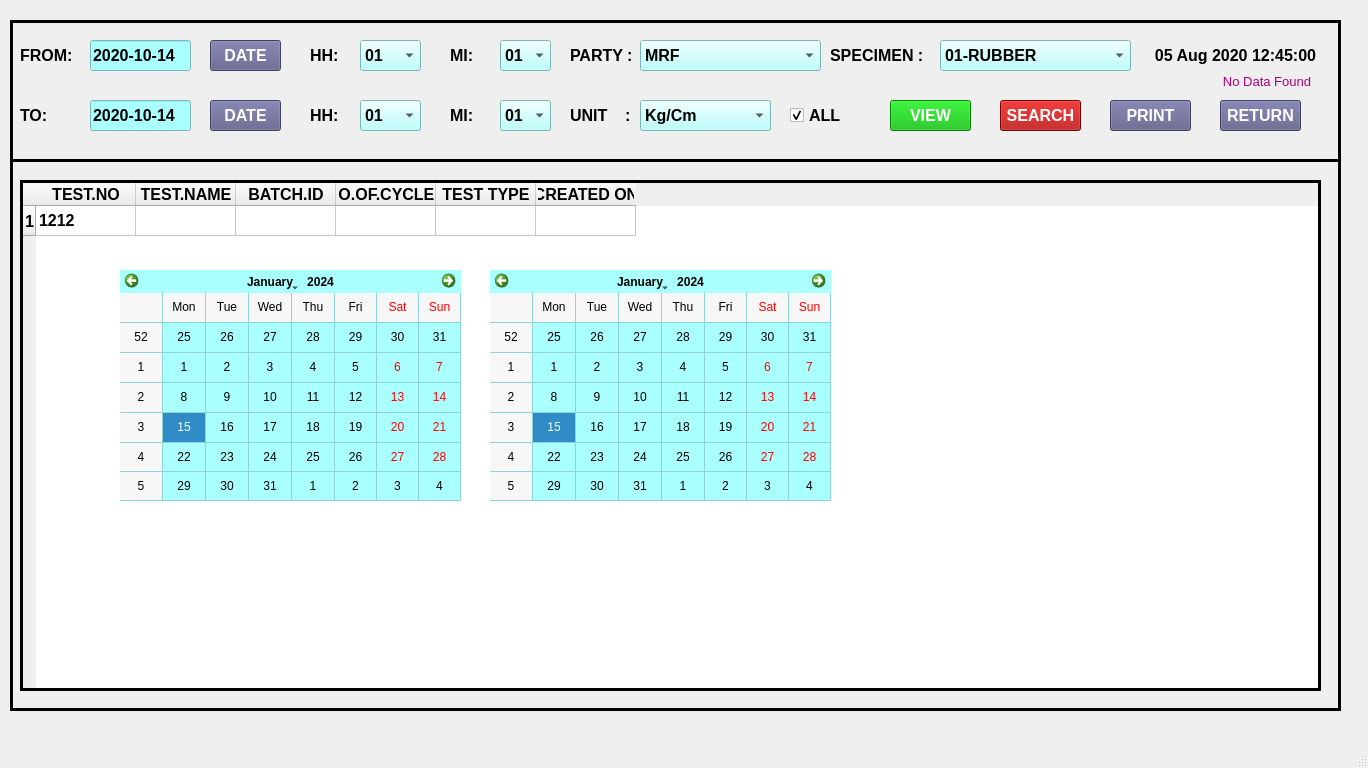
<?xml version="1.0" encoding="UTF-8"?>
<ui version="4.0">
 <class>MainWindow</class>
 <widget class="QMainWindow" name="MainWindow">
  <property name="geometry">
   <rect>
    <x>0</x>
    <y>0</y>
    <width>1368</width>
    <height>768</height>
   </rect>
  </property>
  <property name="baseSize">
   <size>
    <width>0</width>
    <height>0</height>
   </size>
  </property>
  <property name="windowTitle">
   <string>MainWindow</string>
  </property>
  <property name="styleSheet">
   <string notr="true"/>
  </property>
  <widget class="QWidget" name="centralwidget">
   <widget class="QFrame" name="frame">
    <property name="geometry">
     <rect>
      <x>10</x>
      <y>20</y>
      <width>1331</width>
      <height>691</height>
     </rect>
    </property>
    <property name="font">
     <font>
      <family>MS Sans Serif</family>
     </font>
    </property>
    <property name="styleSheet">
     <string notr="true">color: rgb(0, 0, 0);
</string>
    </property>
    <property name="frameShape">
     <enum>QFrame::Box</enum>
    </property>
    <property name="frameShadow">
     <enum>QFrame::Plain</enum>
    </property>
    <property name="lineWidth">
     <number>3</number>
    </property>
    <widget class="QLabel" name="label_20">
     <property name="geometry">
      <rect>
       <x>1140</x>
       <y>20</y>
       <width>171</width>
       <height>31</height>
      </rect>
     </property>
     <property name="font">
      <font>
       <family>Arial</family>
       <pointsize>12</pointsize>
       <weight>75</weight>
       <bold>true</bold>
      </font>
     </property>
     <property name="styleSheet">
      <string notr="true">color: rgb(0, 0, 0);</string>
     </property>
     <property name="text">
      <string>05 Aug 2020 12:45:00</string>
     </property>
     <property name="alignment">
      <set>Qt::AlignCenter</set>
     </property>
    </widget>
    <widget class="QPushButton" name="pushButton_3">
     <property name="geometry">
      <rect>
       <x>990</x>
       <y>80</y>
       <width>81</width>
       <height>31</height>
      </rect>
     </property>
     <property name="font">
      <font>
       <family>Arial</family>
       <pointsize>12</pointsize>
       <weight>75</weight>
       <bold>true</bold>
      </font>
     </property>
     <property name="styleSheet">
      <string notr="true">color: rgb(255, 255, 255);
background-color: rgb(170, 0, 0);</string>
     </property>
     <property name="text">
      <string>SEARCH</string>
     </property>
    </widget>
    <widget class="QPushButton" name="pushButton_4">
     <property name="geometry">
      <rect>
       <x>880</x>
       <y>80</y>
       <width>81</width>
       <height>31</height>
      </rect>
     </property>
     <property name="font">
      <font>
       <family>Arial</family>
       <pointsize>12</pointsize>
       <weight>75</weight>
       <bold>true</bold>
      </font>
     </property>
     <property name="styleSheet">
      <string notr="true">color: rgb(255, 255, 255);
background-color: rgb(0, 180, 0);</string>
     </property>
     <property name="text">
      <string>VIEW</string>
     </property>
    </widget>
    <widget class="QLineEdit" name="lineEdit">
     <property name="geometry">
      <rect>
       <x>80</x>
       <y>20</y>
       <width>101</width>
       <height>31</height>
      </rect>
     </property>
     <property name="font">
      <font>
       <family>Arial</family>
       <pointsize>12</pointsize>
       <weight>75</weight>
       <bold>true</bold>
      </font>
     </property>
     <property name="styleSheet">
      <string notr="true">background-color: rgb(170, 255, 255);
color: rgb(0, 0, 0);</string>
     </property>
     <property name="text">
      <string>2020-10-14</string>
     </property>
    </widget>
    <widget class="QLabel" name="label_3">
     <property name="geometry">
      <rect>
       <x>10</x>
       <y>20</y>
       <width>61</width>
       <height>31</height>
      </rect>
     </property>
     <property name="font">
      <font>
       <family>Arial</family>
       <pointsize>12</pointsize>
       <weight>75</weight>
       <bold>true</bold>
      </font>
     </property>
     <property name="styleSheet">
      <string notr="true">color: rgb(0, 0, 0);</string>
     </property>
     <property name="text">
      <string>FROM:</string>
     </property>
     <property name="alignment">
      <set>Qt::AlignLeading|Qt::AlignLeft|Qt::AlignVCenter</set>
     </property>
    </widget>
    <widget class="QPushButton" name="pushButton_8">
     <property name="geometry">
      <rect>
       <x>200</x>
       <y>20</y>
       <width>71</width>
       <height>31</height>
      </rect>
     </property>
     <property name="font">
      <font>
       <family>Arial</family>
       <pointsize>12</pointsize>
       <weight>75</weight>
       <bold>true</bold>
      </font>
     </property>
     <property name="styleSheet">
      <string notr="true">background-color: rgb(90, 90, 134);
color: rgb(255, 255, 255);</string>
     </property>
     <property name="text">
      <string>DATE</string>
     </property>
    </widget>
    <widget class="QLabel" name="label_4">
     <property name="geometry">
      <rect>
       <x>10</x>
       <y>80</y>
       <width>41</width>
       <height>31</height>
      </rect>
     </property>
     <property name="font">
      <font>
       <family>Arial</family>
       <pointsize>12</pointsize>
       <weight>75</weight>
       <bold>true</bold>
      </font>
     </property>
     <property name="styleSheet">
      <string notr="true">color: rgb(0, 0, 0);</string>
     </property>
     <property name="text">
      <string>TO:</string>
     </property>
     <property name="alignment">
      <set>Qt::AlignLeading|Qt::AlignLeft|Qt::AlignVCenter</set>
     </property>
    </widget>
    <widget class="QLineEdit" name="lineEdit_2">
     <property name="geometry">
      <rect>
       <x>80</x>
       <y>80</y>
       <width>101</width>
       <height>31</height>
      </rect>
     </property>
     <property name="font">
      <font>
       <family>Arial</family>
       <pointsize>12</pointsize>
       <weight>75</weight>
       <bold>true</bold>
      </font>
     </property>
     <property name="styleSheet">
      <string notr="true">background-color: rgb(170, 255, 255);
color: rgb(0, 0, 0);</string>
     </property>
     <property name="text">
      <string>2020-10-14</string>
     </property>
    </widget>
    <widget class="QPushButton" name="pushButton_12">
     <property name="geometry">
      <rect>
       <x>200</x>
       <y>80</y>
       <width>71</width>
       <height>31</height>
      </rect>
     </property>
     <property name="font">
      <font>
       <family>Arial</family>
       <pointsize>12</pointsize>
       <weight>75</weight>
       <bold>true</bold>
      </font>
     </property>
     <property name="styleSheet">
      <string notr="true">background-color: rgb(90, 90, 134);
color: rgb(255, 255, 255);</string>
     </property>
     <property name="text">
      <string>DATE</string>
     </property>
    </widget>
    <widget class="QLabel" name="label_5">
     <property name="geometry">
      <rect>
       <x>300</x>
       <y>20</y>
       <width>41</width>
       <height>31</height>
      </rect>
     </property>
     <property name="font">
      <font>
       <family>Arial</family>
       <pointsize>12</pointsize>
       <weight>75</weight>
       <bold>true</bold>
      </font>
     </property>
     <property name="styleSheet">
      <string notr="true">color: rgb(0, 0, 0);</string>
     </property>
     <property name="text">
      <string>HH:</string>
     </property>
     <property name="alignment">
      <set>Qt::AlignLeading|Qt::AlignLeft|Qt::AlignVCenter</set>
     </property>
    </widget>
    <widget class="QComboBox" name="comboBox">
     <property name="geometry">
      <rect>
       <x>350</x>
       <y>20</y>
       <width>61</width>
       <height>31</height>
      </rect>
     </property>
     <property name="font">
      <font>
       <family>Arial</family>
       <pointsize>12</pointsize>
       <weight>75</weight>
       <bold>true</bold>
      </font>
     </property>
     <property name="styleSheet">
      <string notr="true">background-color: rgb(170, 255, 255);
color: rgb(0, 0, 0);</string>
     </property>
     <item>
      <property name="text">
       <string>01</string>
      </property>
     </item>
     <item>
      <property name="text">
       <string>02</string>
      </property>
     </item>
     <item>
      <property name="text">
       <string>03</string>
      </property>
     </item>
     <item>
      <property name="text">
       <string>04</string>
      </property>
     </item>
     <item>
      <property name="text">
       <string>05</string>
      </property>
     </item>
     <item>
      <property name="text">
       <string>06</string>
      </property>
     </item>
    </widget>
    <widget class="QLabel" name="label_6">
     <property name="geometry">
      <rect>
       <x>440</x>
       <y>20</y>
       <width>31</width>
       <height>31</height>
      </rect>
     </property>
     <property name="font">
      <font>
       <family>Arial</family>
       <pointsize>12</pointsize>
       <weight>75</weight>
       <bold>true</bold>
      </font>
     </property>
     <property name="styleSheet">
      <string notr="true">color: rgb(0, 0, 0);</string>
     </property>
     <property name="text">
      <string>MI:</string>
     </property>
     <property name="alignment">
      <set>Qt::AlignLeading|Qt::AlignLeft|Qt::AlignVCenter</set>
     </property>
    </widget>
    <widget class="QComboBox" name="comboBox_2">
     <property name="geometry">
      <rect>
       <x>490</x>
       <y>20</y>
       <width>51</width>
       <height>31</height>
      </rect>
     </property>
     <property name="font">
      <font>
       <family>Arial</family>
       <pointsize>12</pointsize>
       <weight>75</weight>
       <bold>true</bold>
      </font>
     </property>
     <property name="styleSheet">
      <string notr="true">background-color: rgb(170, 255, 255);
color: rgb(0, 0, 0);</string>
     </property>
     <item>
      <property name="text">
       <string>01</string>
      </property>
     </item>
     <item>
      <property name="text">
       <string>02</string>
      </property>
     </item>
     <item>
      <property name="text">
       <string>03</string>
      </property>
     </item>
     <item>
      <property name="text">
       <string>04</string>
      </property>
     </item>
     <item>
      <property name="text">
       <string>05</string>
      </property>
     </item>
     <item>
      <property name="text">
       <string>06</string>
      </property>
     </item>
    </widget>
    <widget class="QComboBox" name="comboBox_7">
     <property name="geometry">
      <rect>
       <x>490</x>
       <y>80</y>
       <width>51</width>
       <height>31</height>
      </rect>
     </property>
     <property name="font">
      <font>
       <family>Arial</family>
       <pointsize>12</pointsize>
       <weight>75</weight>
       <bold>true</bold>
      </font>
     </property>
     <property name="styleSheet">
      <string notr="true">background-color: rgb(170, 255, 255);
color: rgb(0, 0, 0);</string>
     </property>
     <item>
      <property name="text">
       <string>01</string>
      </property>
     </item>
     <item>
      <property name="text">
       <string>02</string>
      </property>
     </item>
     <item>
      <property name="text">
       <string>03</string>
      </property>
     </item>
     <item>
      <property name="text">
       <string>04</string>
      </property>
     </item>
     <item>
      <property name="text">
       <string>05</string>
      </property>
     </item>
     <item>
      <property name="text">
       <string>06</string>
      </property>
     </item>
    </widget>
    <widget class="QLabel" name="label_11">
     <property name="geometry">
      <rect>
       <x>300</x>
       <y>80</y>
       <width>41</width>
       <height>31</height>
      </rect>
     </property>
     <property name="font">
      <font>
       <family>Arial</family>
       <pointsize>12</pointsize>
       <weight>75</weight>
       <bold>true</bold>
      </font>
     </property>
     <property name="styleSheet">
      <string notr="true">color: rgb(0, 0, 0);</string>
     </property>
     <property name="text">
      <string>HH:</string>
     </property>
     <property name="alignment">
      <set>Qt::AlignLeading|Qt::AlignLeft|Qt::AlignVCenter</set>
     </property>
    </widget>
    <widget class="QLabel" name="label_12">
     <property name="geometry">
      <rect>
       <x>440</x>
       <y>80</y>
       <width>41</width>
       <height>31</height>
      </rect>
     </property>
     <property name="font">
      <font>
       <family>Arial</family>
       <pointsize>12</pointsize>
       <weight>75</weight>
       <bold>true</bold>
      </font>
     </property>
     <property name="styleSheet">
      <string notr="true">color: rgb(0, 0, 0);</string>
     </property>
     <property name="text">
      <string>MI:</string>
     </property>
     <property name="alignment">
      <set>Qt::AlignLeading|Qt::AlignLeft|Qt::AlignVCenter</set>
     </property>
    </widget>
    <widget class="QComboBox" name="comboBox_8">
     <property name="geometry">
      <rect>
       <x>350</x>
       <y>80</y>
       <width>61</width>
       <height>31</height>
      </rect>
     </property>
     <property name="font">
      <font>
       <family>Arial</family>
       <pointsize>12</pointsize>
       <weight>75</weight>
       <bold>true</bold>
      </font>
     </property>
     <property name="styleSheet">
      <string notr="true">background-color: rgb(170, 255, 255);
color: rgb(0, 0, 0);</string>
     </property>
     <item>
      <property name="text">
       <string>01</string>
      </property>
     </item>
     <item>
      <property name="text">
       <string>02</string>
      </property>
     </item>
     <item>
      <property name="text">
       <string>03</string>
      </property>
     </item>
     <item>
      <property name="text">
       <string>04</string>
      </property>
     </item>
     <item>
      <property name="text">
       <string>05</string>
      </property>
     </item>
     <item>
      <property name="text">
       <string>06</string>
      </property>
     </item>
    </widget>
    <widget class="QPushButton" name="pushButton_13">
     <property name="geometry">
      <rect>
       <x>1100</x>
       <y>80</y>
       <width>81</width>
       <height>31</height>
      </rect>
     </property>
     <property name="font">
      <font>
       <family>Arial</family>
       <pointsize>12</pointsize>
       <weight>75</weight>
       <bold>true</bold>
      </font>
     </property>
     <property name="styleSheet">
      <string notr="true">background-color: rgb(90, 90, 134);
color: rgb(255, 255, 255);</string>
     </property>
     <property name="text">
      <string>PRINT</string>
     </property>
    </widget>
    <widget class="QCalendarWidget" name="calendarWidget">
     <property name="geometry">
      <rect>
       <x>110</x>
       <y>250</y>
       <width>341</width>
       <height>231</height>
      </rect>
     </property>
     <property name="styleSheet">
      <string notr="true">background-color: rgb(170, 255, 255);
color: rgb(0, 0, 0);</string>
     </property>
     <property name="gridVisible">
      <bool>true</bool>
     </property>
    </widget>
    <widget class="QCalendarWidget" name="calendarWidget_2">
     <property name="geometry">
      <rect>
       <x>480</x>
       <y>250</y>
       <width>341</width>
       <height>231</height>
      </rect>
     </property>
     <property name="styleSheet">
      <string notr="true">background-color: rgb(170, 255, 255);
color: rgb(0, 0, 0);</string>
     </property>
     <property name="gridVisible">
      <bool>true</bool>
     </property>
    </widget>
    <widget class="Line" name="line">
     <property name="geometry">
      <rect>
       <x>0</x>
       <y>130</y>
       <width>1331</width>
       <height>20</height>
      </rect>
     </property>
     <property name="frameShadow">
      <enum>QFrame::Plain</enum>
     </property>
     <property name="lineWidth">
      <number>3</number>
     </property>
     <property name="orientation">
      <enum>Qt::Horizontal</enum>
     </property>
    </widget>
    <widget class="QTableWidget" name="tableWidget">
     <property name="geometry">
      <rect>
       <x>10</x>
       <y>160</y>
       <width>1301</width>
       <height>511</height>
      </rect>
     </property>
     <property name="font">
      <font>
       <family>Arial</family>
       <pointsize>16</pointsize>
      </font>
     </property>
     <property name="styleSheet">
      <string notr="true">color: rgb(0, 0, 0);</string>
     </property>
     <property name="frameShape">
      <enum>QFrame::Box</enum>
     </property>
     <property name="frameShadow">
      <enum>QFrame::Plain</enum>
     </property>
     <property name="lineWidth">
      <number>3</number>
     </property>
     <property name="gridStyle">
      <enum>Qt::SolidLine</enum>
     </property>
     <property name="sortingEnabled">
      <bool>true</bool>
     </property>
     <row>
      <property name="text">
       <string>1</string>
      </property>
      <property name="font">
       <font>
        <family>Arial</family>
        <pointsize>12</pointsize>
        <weight>75</weight>
        <bold>true</bold>
       </font>
      </property>
     </row>
     <column>
      <property name="text">
       <string>TEST.NO</string>
      </property>
      <property name="font">
       <font>
        <family>Arial</family>
        <pointsize>12</pointsize>
        <weight>75</weight>
        <bold>true</bold>
       </font>
      </property>
      <property name="background">
       <color>
        <red>255</red>
        <green>255</green>
        <blue>255</blue>
       </color>
      </property>
     </column>
     <column>
      <property name="text">
       <string>TEST.NAME</string>
      </property>
      <property name="font">
       <font>
        <family>Arial</family>
        <pointsize>12</pointsize>
        <weight>75</weight>
        <bold>true</bold>
       </font>
      </property>
     </column>
     <column>
      <property name="text">
       <string>BATCH.ID</string>
      </property>
      <property name="font">
       <font>
        <family>Arial</family>
        <pointsize>12</pointsize>
        <weight>75</weight>
        <bold>true</bold>
       </font>
      </property>
     </column>
     <column>
      <property name="text">
       <string>NO.OF.CYCLES</string>
      </property>
      <property name="font">
       <font>
        <family>Arial</family>
        <pointsize>12</pointsize>
        <weight>75</weight>
        <bold>true</bold>
       </font>
      </property>
     </column>
     <column>
      <property name="text">
       <string>TEST TYPE</string>
      </property>
      <property name="font">
       <font>
        <family>Arial</family>
        <pointsize>12</pointsize>
        <weight>75</weight>
        <bold>true</bold>
       </font>
      </property>
     </column>
     <column>
      <property name="text">
       <string>CREATED ON</string>
      </property>
      <property name="font">
       <font>
        <family>Arial</family>
        <pointsize>12</pointsize>
        <weight>75</weight>
        <bold>true</bold>
       </font>
      </property>
     </column>
     <item row="0" column="0">
      <property name="text">
       <string>1212</string>
      </property>
      <property name="font">
       <font>
        <family>Arial</family>
        <pointsize>12</pointsize>
        <weight>75</weight>
        <bold>true</bold>
       </font>
      </property>
     </item>
     <item row="0" column="1">
      <property name="text">
       <string/>
      </property>
      <property name="font">
       <font>
        <family>Arial</family>
        <pointsize>12</pointsize>
        <weight>75</weight>
        <bold>true</bold>
       </font>
      </property>
     </item>
    </widget>
    <widget class="QLabel" name="label_7">
     <property name="geometry">
      <rect>
       <x>560</x>
       <y>20</y>
       <width>71</width>
       <height>31</height>
      </rect>
     </property>
     <property name="font">
      <font>
       <family>Arial</family>
       <pointsize>12</pointsize>
       <weight>75</weight>
       <bold>true</bold>
      </font>
     </property>
     <property name="styleSheet">
      <string notr="true">color: rgb(0, 0, 0);</string>
     </property>
     <property name="text">
      <string>PARTY :</string>
     </property>
     <property name="alignment">
      <set>Qt::AlignLeading|Qt::AlignLeft|Qt::AlignVCenter</set>
     </property>
    </widget>
    <widget class="QComboBox" name="comboBox_3">
     <property name="geometry">
      <rect>
       <x>630</x>
       <y>20</y>
       <width>181</width>
       <height>31</height>
      </rect>
     </property>
     <property name="font">
      <font>
       <family>Arial</family>
       <pointsize>12</pointsize>
       <weight>75</weight>
       <bold>true</bold>
      </font>
     </property>
     <property name="styleSheet">
      <string notr="true">background-color: rgb(170, 255, 255);
color: rgb(0, 0, 0);</string>
     </property>
     <item>
      <property name="text">
       <string>MRF</string>
      </property>
     </item>
    </widget>
    <widget class="QLabel" name="label_8">
     <property name="geometry">
      <rect>
       <x>820</x>
       <y>20</y>
       <width>101</width>
       <height>31</height>
      </rect>
     </property>
     <property name="font">
      <font>
       <family>Arial</family>
       <pointsize>12</pointsize>
       <weight>75</weight>
       <bold>true</bold>
      </font>
     </property>
     <property name="styleSheet">
      <string notr="true">color: rgb(0, 0, 0);</string>
     </property>
     <property name="text">
      <string>SPECIMEN :</string>
     </property>
     <property name="alignment">
      <set>Qt::AlignLeading|Qt::AlignLeft|Qt::AlignVCenter</set>
     </property>
    </widget>
    <widget class="QComboBox" name="comboBox_4">
     <property name="geometry">
      <rect>
       <x>930</x>
       <y>20</y>
       <width>191</width>
       <height>31</height>
      </rect>
     </property>
     <property name="font">
      <font>
       <family>Arial</family>
       <pointsize>12</pointsize>
       <weight>75</weight>
       <bold>true</bold>
      </font>
     </property>
     <property name="styleSheet">
      <string notr="true">background-color: rgb(170, 255, 255);
color: rgb(0, 0, 0);</string>
     </property>
     <item>
      <property name="text">
       <string>01-RUBBER</string>
      </property>
     </item>
     <item>
      <property name="text">
       <string>COMPRESSION</string>
      </property>
     </item>
     <item>
      <property name="text">
       <string>TEAR</string>
      </property>
     </item>
     <item>
      <property name="text">
       <string>FLXURAL</string>
      </property>
     </item>
     <item>
      <property name="text">
       <string>ILSS</string>
      </property>
     </item>
     <item>
      <property name="text">
       <string>QLSS</string>
      </property>
     </item>
    </widget>
    <widget class="QPushButton" name="pushButton_14">
     <property name="geometry">
      <rect>
       <x>1210</x>
       <y>80</y>
       <width>81</width>
       <height>31</height>
      </rect>
     </property>
     <property name="font">
      <font>
       <family>Arial</family>
       <pointsize>12</pointsize>
       <weight>75</weight>
       <bold>true</bold>
      </font>
     </property>
     <property name="styleSheet">
      <string notr="true">background-color: rgb(90, 90, 134);
color: rgb(255, 255, 255);</string>
     </property>
     <property name="text">
      <string>RETURN</string>
     </property>
    </widget>
    <widget class="QCheckBox" name="checkBox">
     <property name="geometry">
      <rect>
       <x>780</x>
       <y>80</y>
       <width>61</width>
       <height>31</height>
      </rect>
     </property>
     <property name="font">
      <font>
       <family>Arial</family>
       <pointsize>12</pointsize>
       <weight>75</weight>
       <bold>true</bold>
      </font>
     </property>
     <property name="text">
      <string>ALL</string>
     </property>
     <property name="checked">
      <bool>true</bool>
     </property>
    </widget>
    <widget class="QLabel" name="label_9">
     <property name="geometry">
      <rect>
       <x>560</x>
       <y>80</y>
       <width>61</width>
       <height>31</height>
      </rect>
     </property>
     <property name="font">
      <font>
       <family>Arial</family>
       <pointsize>12</pointsize>
       <weight>75</weight>
       <bold>true</bold>
      </font>
     </property>
     <property name="styleSheet">
      <string notr="true">color: rgb(0, 0, 0);</string>
     </property>
     <property name="text">
      <string>UNIT    :</string>
     </property>
     <property name="alignment">
      <set>Qt::AlignLeading|Qt::AlignLeft|Qt::AlignVCenter</set>
     </property>
    </widget>
    <widget class="QComboBox" name="comboBox_5">
     <property name="geometry">
      <rect>
       <x>630</x>
       <y>80</y>
       <width>131</width>
       <height>31</height>
      </rect>
     </property>
     <property name="font">
      <font>
       <family>Arial</family>
       <pointsize>12</pointsize>
       <weight>75</weight>
       <bold>true</bold>
      </font>
     </property>
     <property name="styleSheet">
      <string notr="true">background-color: rgb(170, 255, 255);
color: rgb(0, 0, 0);</string>
     </property>
     <item>
      <property name="text">
       <string>Kg/Cm</string>
      </property>
     </item>
     <item>
      <property name="text">
       <string>MPA</string>
      </property>
     </item>
    </widget>
    <widget class="QLabel" name="label_21">
     <property name="geometry">
      <rect>
       <x>880</x>
       <y>51</y>
       <width>421</width>
       <height>20</height>
      </rect>
     </property>
     <property name="font">
      <font>
       <family>Arial</family>
       <pointsize>10</pointsize>
       <weight>50</weight>
       <bold>false</bold>
      </font>
     </property>
     <property name="styleSheet">
      <string notr="true">color: rgb(170, 0, 127);</string>
     </property>
     <property name="text">
      <string>No Data Found</string>
     </property>
     <property name="alignment">
      <set>Qt::AlignRight|Qt::AlignTrailing|Qt::AlignVCenter</set>
     </property>
    </widget>
    <zorder>label_20</zorder>
    <zorder>pushButton_3</zorder>
    <zorder>pushButton_4</zorder>
    <zorder>lineEdit</zorder>
    <zorder>label_3</zorder>
    <zorder>pushButton_8</zorder>
    <zorder>label_4</zorder>
    <zorder>lineEdit_2</zorder>
    <zorder>pushButton_12</zorder>
    <zorder>label_5</zorder>
    <zorder>comboBox</zorder>
    <zorder>label_6</zorder>
    <zorder>comboBox_2</zorder>
    <zorder>comboBox_7</zorder>
    <zorder>label_11</zorder>
    <zorder>label_12</zorder>
    <zorder>comboBox_8</zorder>
    <zorder>pushButton_13</zorder>
    <zorder>line</zorder>
    <zorder>tableWidget</zorder>
    <zorder>calendarWidget</zorder>
    <zorder>calendarWidget_2</zorder>
    <zorder>label_7</zorder>
    <zorder>comboBox_3</zorder>
    <zorder>label_8</zorder>
    <zorder>comboBox_4</zorder>
    <zorder>pushButton_14</zorder>
    <zorder>checkBox</zorder>
    <zorder>label_9</zorder>
    <zorder>comboBox_5</zorder>
    <zorder>label_21</zorder>
   </widget>
  </widget>
  <widget class="QMenuBar" name="menubar">
   <property name="geometry">
    <rect>
     <x>0</x>
     <y>0</y>
     <width>1368</width>
     <height>21</height>
    </rect>
   </property>
  </widget>
  <widget class="QStatusBar" name="statusbar"/>
 </widget>
 <resources/>
 <connections/>
</ui>
